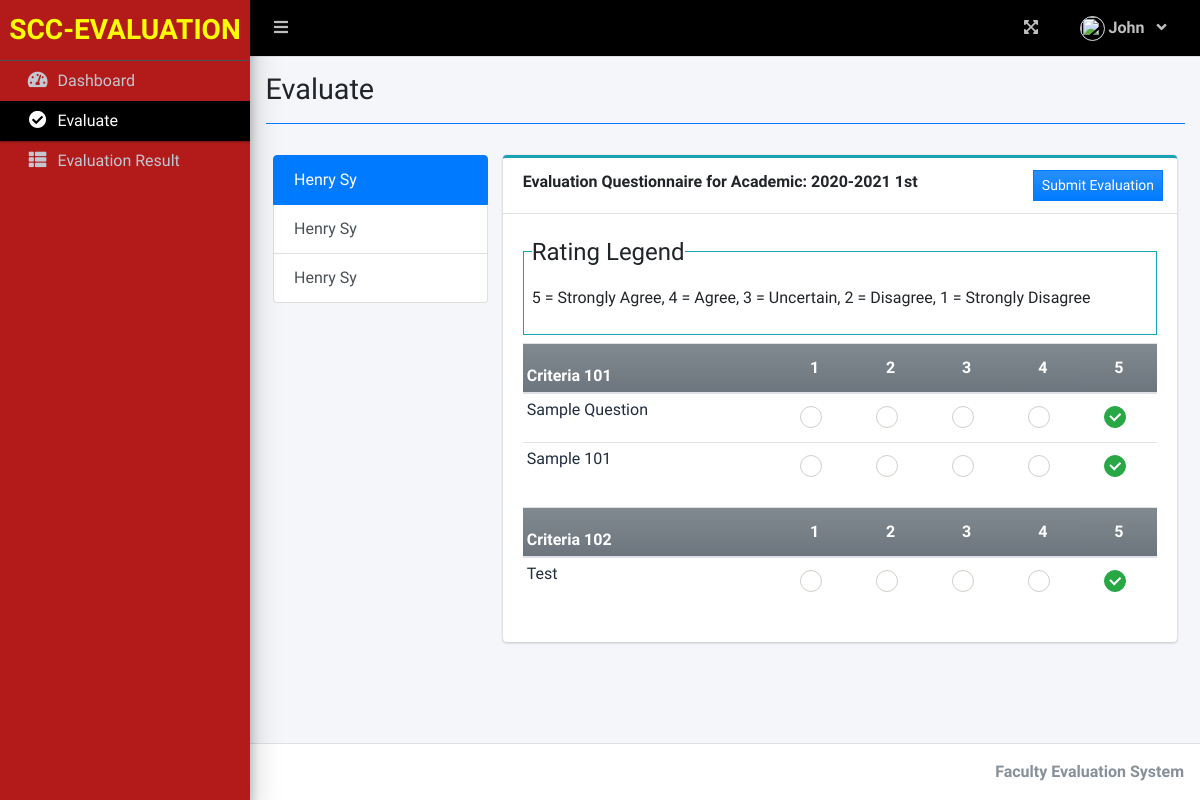
The page /index.php?page=evaluate (signed in) on the database as committed earlier.
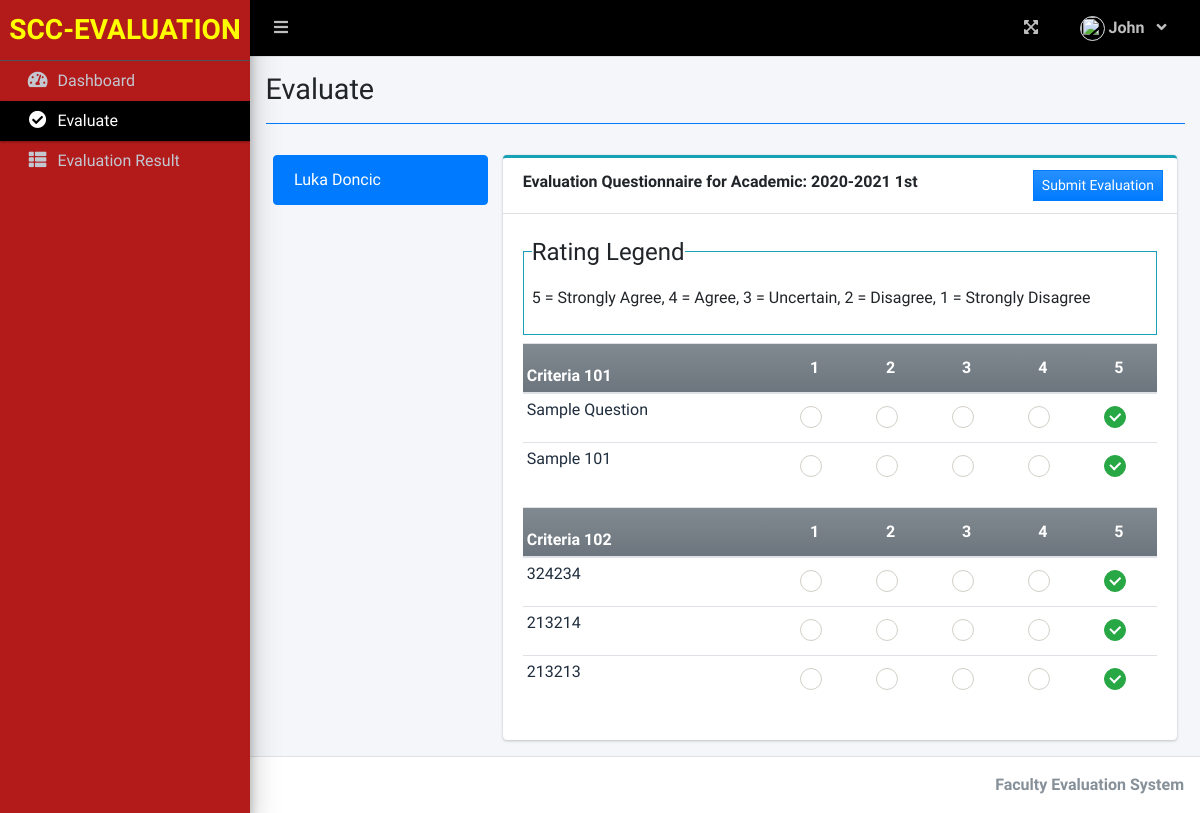
The same page on the database as committed later.
### tables this page shows
CREATE TABLE `restriction_list` (
  `id` int(30) NOT NULL,
  `academic_id` int(30) NOT NULL,
  `faculty_id` int(30) NOT NULL,
  `class_id` int(30) NOT NULL,
  `subject_id` int(30) NOT NULL
);

CREATE TABLE `criteria_list` (
  `id` int(30) NOT NULL,
  `criteria` text NOT NULL,
  `order_by` int(30) NOT NULL
);

CREATE TABLE `question_list` (
  `id` int(30) NOT NULL,
  `academic_id` int(30) NOT NULL,
  `question` text NOT NULL,
  `order_by` int(30) NOT NULL,
  `criteria_id` int(30) NOT NULL,
  `staff_id` int(11) NOT NULL
);

### faculty/evaluate.php (the view, shortened to what this page needs)
<?php
function ordinal_suffix($num){
    $num = $num % 100;
    if($num < 11 || $num > 13){
         switch($num % 10){
            case 1: return $num.'st';
        }
    }
    return $num.'th';
}
$rid = '';
$restriction = $conn->query("SELECT r.id, s.id as sid, concat(s.firstname,' ',s.lastname) as staff
                             FROM restriction_list r
                             INNER JOIN staff_list s ON s.id = r.faculty_id
                             WHERE academic_id = {$_SESSION['academic']['id']}
                             AND r.id NOT IN (SELECT staff_id FROM staff_evaluation
                                              WHERE academic_id = {$_SESSION['academic']['id']}
                                              AND student_id = {$_SESSION['login_id']} )");
?>
<div class="col-lg-12">
    <div class="row">
        <div class="col-md-3">
            <div class="list-group">
                <?php
                while($row = $restriction->fetch_array()):
                    if(empty($rid)){
                        $rid = $row['id'];
                    }
                ?>
                <a class="list-group-item list-group-item-action <?php echo isset($rid) && $rid == $row['id'] ? 'active' : '' ?>" href="./index.php?page=staff_evaluate&rid=<?php echo $row['id'] ?>&sid=<?php echo $row['sid'] ?>">
                    <?php echo ucwords($row['staff']) ?>
                </a>
                <?php endwhile; ?>
            </div>
        </div>
        <div class="col-md-9">
            <div class="card card-outline card-info">
                <div class="card-header">
                    <b>Evaluation Questionnaire for Academic: <?php echo $_SESSION['academic']['year'].' '.(ordinal_suffix($_SESSION['academic']['semester'])) ?> </b>
                    <div class="card-tools">
                        <button class="btn btn-sm btn-flat btn-primary bg-gradient-primary mx-1" form="manage-evaluation">Submit Evaluation</button>
                    </div>
                </div>
                <div class="card-body">
                    <fieldset class="border border-info p-2 w-100">
                        <legend class="w-auto">Rating Legend</legend>
                        <p>5 = Strongly Agree, 4 = Agree, 3 = Uncertain, 2 = Disagree, 1 = Strongly Disagree</p>
                    </fieldset>
                    <form id="manage-evaluation">
                    <?php
                        $criteria = $conn->query("SELECT * FROM criteria_list WHERE id IN (SELECT criteria_id FROM question_list WHERE academic_id = {$_SESSION['academic']['id']} ) ORDER BY abs(order_by) ASC ");
                        while($crow = $criteria->fetch_assoc()):
                    ?>
                    <table class="table table-condensed">
                        <thead>
                            <tr class="bg-gradient-secondary">
                                <th class="p-1"><b><?php echo $crow['criteria'] ?></b></th>
                                <th class="text-center">1</th>
                                <th class="text-center">2</th>
                                <th class="text-center">3</th>
                                <th class="text-center">4</th>
                                <th class="text-center">5</th>
                            </tr>
                        </thead>
                        <tbody class="tr-sortable">
                            <?php
                            $questions = $conn->query("SELECT * FROM question_list WHERE criteria_id = {$crow['id']} AND academic_id = {$_SESSION['academic']['id']} ORDER BY abs(order_by) ASC ");
                            while($row = $questions->fetch_assoc()):
                            ?>
                            <tr class="bg-white">
                                <td class="p-1" width="40%">
                                    <?php echo $row['question'] ?>
                                </td>
                                <?php for($c = 1; $c <= 5; $c++): ?>
                                <td class="text-center">
                                    <div class="icheck-success d-inline">
                                        <label for="qradio<?php echo $row['id'].'_'.$c ?>"></label>
                                    </div>
                                </td>
                                <?php endfor; ?>
                            </tr>
                            <?php endwhile; ?>
                        </tbody>
                    </table>
                    <?php endwhile; ?>
                    </form>
                </div>
            </div>
        </div>
    </div>
</div>

Rows that differ between the two databases and show on the page:
no longer on this page (row unchanged): restriction_list: staff "Henry Sy"
no longer on this page (row unchanged): restriction_list: staff "Henry Sy"
removed restriction_list: staff "Henry Sy"
removed question_list: question "Test", shown under criteria_list "Criteria 102"
now on this page (row edited): restriction_list: staff "Luka Doncic"
added question_list: question "324234", shown under criteria_list "Criteria 102"
added question_list: question "213214", shown under criteria_list "Criteria 102"
added question_list: question "213213", shown under criteria_list "Criteria 102"
